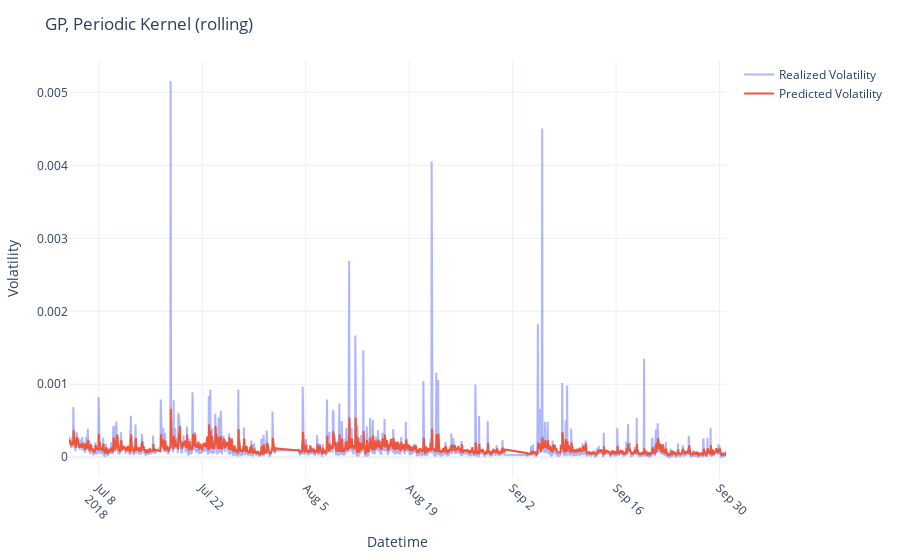

The cell this chart's notebook holds for it:
### Code cell
plot_preds(preds_dataframe=PK_rolling_preds,
           model_name="GP, Periodic Kernel",
           test_vols=test_vols,
           pred_type="rolling",
           naive=False)

### Figure 1 — Plotly figure (JSON) as saved in the notebook; plotly's stock layout.template omitted (floating-point values rounded to 4 significant figures; data arrays with more than 128 entries replaced by an {"elided": "..."} marker saying what was removed)
{"data": [{"mode": "lines", "name": "Realized Volatility", "opacity": 0.5, "type": "scatter", "x": {"elided": "1958 str values"}, "y": {"elided": "1958 float values"}}, {"mode": "lines", "name": "Predicted Volatility", "type": "scatter", "x": {"elided": "1958 str values"}, "y": {"elided": "1958 float values"}}], "layout": {"autosize": true, "margin": {"b": 60, "l": 60, "r": 30, "t": 60}, "title": {"text": "GP, Periodic Kernel (rolling)"}, "xaxis": {"autorange": true, "nticks": 10, "range": ["2018-07-03 23:00", "2018-09-30 21:00"], "tickangle": 45, "title": {"text": "Datetime"}, "type": "date"}, "yaxis": {"autorange": true, "range": [-0.0002843, 0.005443], "title": {"text": "Volatility"}, "type": "linear"}}}
